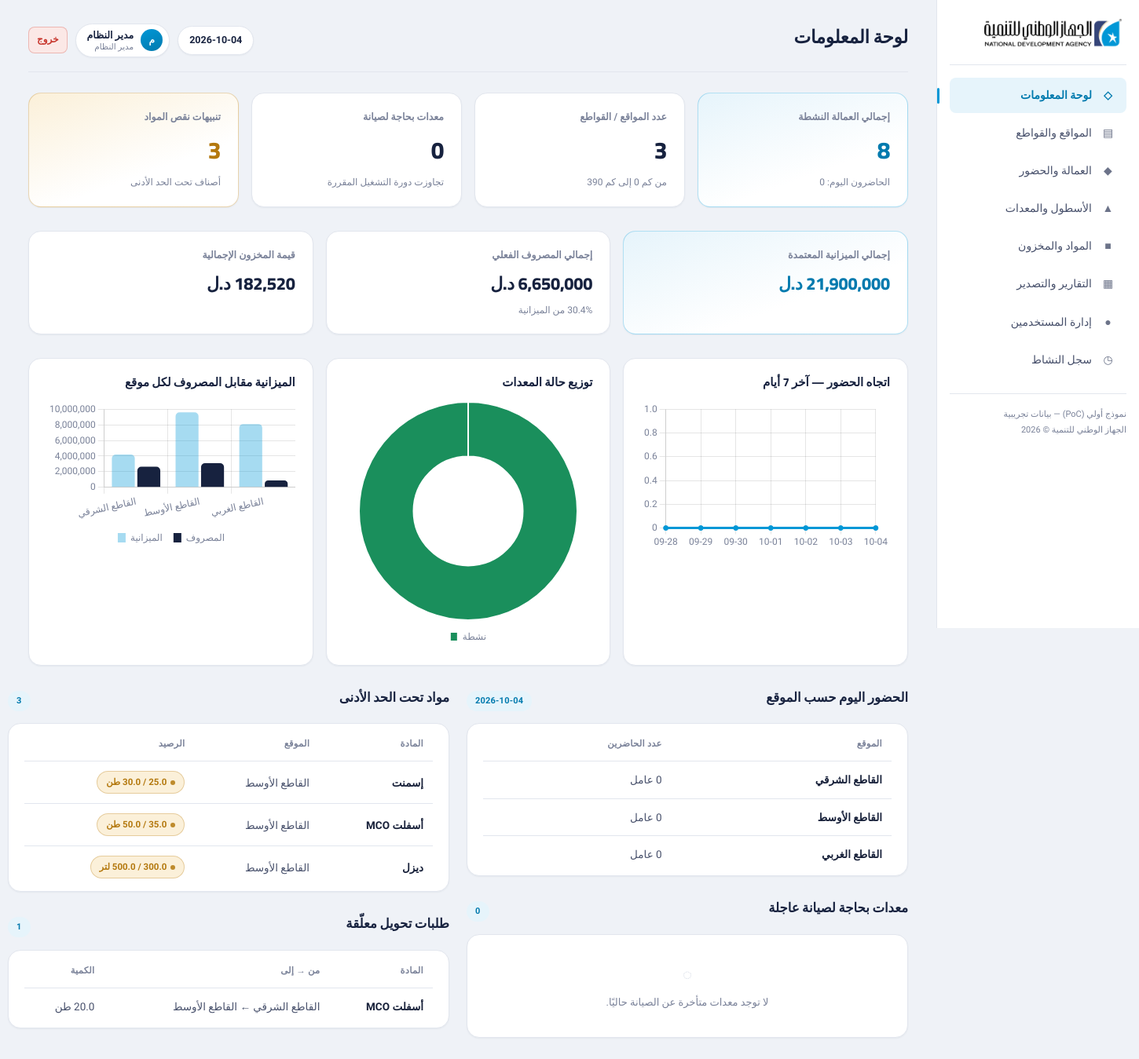
The page / (signed in) on the database its author committed.
### tables this page shows
CREATE TABLE sites (
    id              INTEGER PRIMARY KEY AUTOINCREMENT,
    name            TEXT NOT NULL,
    code            TEXT NOT NULL UNIQUE,
    km_from         REAL,
    km_to           REAL,
    progress_pct    REAL DEFAULT 0,      -- نسبة الإنجاز الفعلي
    budget          REAL DEFAULT 0,      -- الميزانية المعتمدة
    spent           REAL DEFAULT 0,      -- المصروف الفعلي
    manager_name    TEXT,                -- مدير الموقع المسؤول
    latitude        REAL,                -- إحداثيات الموقع (لخريطة الموقع)
    longitude       REAL,
    status          TEXT NOT NULL DEFAULT 'قيد التنفيذ',  -- قيد التنفيذ | متوقف | مكتمل
    created_at      TEXT DEFAULT (datetime('now'))
);

CREATE TABLE material_stock (
    id              INTEGER PRIMARY KEY AUTOINCREMENT,
    material_id     INTEGER NOT NULL,
    site_id         INTEGER NOT NULL,
    quantity        REAL DEFAULT 0,
    UNIQUE(material_id, site_id),
    FOREIGN KEY (material_id) REFERENCES materials(id),
    FOREIGN KEY (site_id) REFERENCES sites(id)
);

CREATE TABLE materials (
    id              INTEGER PRIMARY KEY AUTOINCREMENT,
    name            TEXT NOT NULL,
    unit            TEXT NOT NULL,
    min_threshold   REAL DEFAULT 0,
    cost_per_unit   REAL DEFAULT 0
);

CREATE TABLE material_transfers (
    id              INTEGER PRIMARY KEY AUTOINCREMENT,
    material_id     INTEGER NOT NULL,
    from_site_id    INTEGER,
    to_site_id      INTEGER NOT NULL,
    quantity        REAL NOT NULL,
    date            TEXT NOT NULL,
    status          TEXT NOT NULL DEFAULT 'قيد الانتظار',  -- قيد الانتظار | مكتمل | مرفوض
    note            TEXT,
    requested_by    TEXT,
    FOREIGN KEY (material_id) REFERENCES materials(id),
    FOREIGN KEY (from_site_id) REFERENCES sites(id),
    FOREIGN KEY (to_site_id) REFERENCES sites(id)
);

### app.py (the view)
@app.route("/")
@login_required
def dashboard():
    db = get_db()
    today = date.today().isoformat()
    sites = db.execute("SELECT * FROM sites ORDER BY km_from").fetchall()
    attendance_today = db.execute(
        """SELECT s.id as site_id, s.name as site_name,
                  COUNT(a.id) as present_count
           FROM sites s
           LEFT JOIN attendance a ON a.site_id = s.id
                AND a.date = ? AND a.status = 'حاضر'
           GROUP BY s.id ORDER BY s.km_from""",
        (today,),
    ).fetchall()
    total_workers = db.execute("SELECT COUNT(*) c FROM workers WHERE active=1").fetchone()["c"]
    present_today = db.execute(
        "SELECT COUNT(*) c FROM attendance WHERE date=? AND status='حاضر'", (today,)
    ).fetchone()["c"]
    maintenance_due = db.execute(
        """SELECT e.*, s.name as site_name FROM equipment e
           LEFT JOIN sites s ON s.id = e.site_id
           WHERE (e.operating_hours - e.hours_at_last_maint) >= e.maintenance_interval"""
    ).fetchall()
    low_stock = db.execute(
        """SELECT ms.*, m.name as material_name, m.unit, m.min_threshold, s.name as site_name
           FROM material_stock ms
           JOIN materials m ON m.id = ms.material_id
           JOIN sites s ON s.id = ms.site_id
           WHERE ms.quantity < m.min_threshold
           ORDER BY ms.quantity ASC"""
    ).fetchall()
    pending_transfers = db.execute(
        """SELECT t.*, m.name as material_name, m.unit,
                  sf.name as from_name, st.name as to_name
           FROM material_transfers t
           JOIN materials m ON m.id = t.material_id
           LEFT JOIN sites sf ON sf.id = t.from_site_id
           JOIN sites st ON st.id = t.to_site_id
           WHERE t.status = 'قيد الانتظار'
           ORDER BY t.date DESC"""
    ).fetchall()
    attendance_trend = []
    for i in range(6, -1, -1):
        d = (date.today() - timedelta(days=i)).isoformat()
        c = db.execute(
            "SELECT COUNT(*) c FROM attendance WHERE date=? AND status='حاضر'", (d,)
        ).fetchone()["c"]
        attendance_trend.append({"date": d[5:], "count": c})
    equipment_status = db.execute(
        "SELECT status, COUNT(*) c FROM equipment GROUP BY status"
    ).fetchall()
    stock_value = db.execute(
        """SELECT s.name as site_name, ROUND(SUM(ms.quantity * m.cost_per_unit), 0) as value
           FROM material_stock ms
           JOIN materials m ON m.id = ms.material_id
           JOIN sites s ON s.id = ms.site_id
           GROUP BY s.id ORDER BY s.km_from"""
    ).fetchall()
    budget_data = db.execute(
        "SELECT name, budget, spent, progress_pct FROM sites ORDER BY km_from"
    ).fetchall()
    total_budget = sum(s["budget"] or 0 for s in sites)
    total_spent = sum(s["spent"] or 0 for s in sites)
    db.close()
    return render_template(
        "dashboard.html",
        sites=sites,
        attendance_today=attendance_today,
        total_workers=total_workers,
        present_today=present_today,
        maintenance_due=maintenance_due,
        low_stock=low_stock,
        pending_transfers=pending_transfers,
        attendance_trend=attendance_trend,
        equipment_status=equipment_status,
        stock_value=stock_value,
        budget_data=budget_data,
        total_budget=total_budget,
        total_spent=total_spent,
        today=today,
    )

### templates/dashboard.html (shortened to what this page needs)
{% extends "base.html" %}
{% block page_title %}لوحة المعلومات{% endblock %}
{% block content %}
<div class="grid grid-4 section">
    <div class="card stat-card accent">
        <div class="stat-label">إجمالي العمالة النشطة</div>
        <div class="stat-value">{{ total_workers }}</div>
        <div class="stat-sub">الحاضرون اليوم: {{ present_today }}</div>
    </div>
    <div class="card stat-card">
        <div class="stat-label">عدد المواقع / القواطع</div>
        <div class="stat-value">{{ sites|length }}</div>
        <div class="stat-sub">من كم 0 إلى كم 390</div>
    </div>
    <div class="card stat-card {{ 'warn' if maintenance_due|length > 0 }}">
        <div class="stat-label">معدات بحاجة لصيانة</div>
        <div class="stat-value">{{ maintenance_due|length }}</div>
        <div class="stat-sub">تجاوزت دورة التشغيل المقررة</div>
    </div>
    <div class="card stat-card {{ 'warn' if low_stock|length > 0 }}">
        <div class="stat-label">تنبيهات نقص المواد</div>
        <div class="stat-value">{{ low_stock|length }}</div>
        <div class="stat-sub">أصناف تحت الحد الأدنى</div>
    </div>
</div>
<div class="grid grid-3 section">
    <div class="card stat-card accent">
        <div class="stat-label">إجمالي الميزانية المعتمدة</div>
        <div class="stat-value" style="font-size:22px;">{{ "{:,.0f}".format(total_budget) }} د.ل</div>
    </div>
    <div class="card stat-card {{ 'warn' if total_spent > total_budget else '' }}">
        <div class="stat-label">إجمالي المصروف الفعلي</div>
        <div class="stat-value" style="font-size:22px;">{{ "{:,.0f}".format(total_spent) }} د.ل</div>
        <div class="stat-sub">{{ ((total_spent/total_budget*100)|round(1)) if total_budget else 0 }}% من الميزانية</div>
    </div>
    <div class="card stat-card">
        <div class="stat-label">قيمة المخزون الإجمالية</div>
        <div class="stat-value" style="font-size:22px;">{{ "{:,.0f}".format(stock_value|sum(attribute='value') if stock_value else 0) }} د.ل</div>
    </div>
</div>
<div class="grid grid-3 section">
    <div class="chart-card">
        <h2>اتجاه الحضور — آخر 7 أيام</h2>
        <canvas id="attendanceChart" height="180"></canvas>
    </div>
    <div class="chart-card">
        <h2>توزيع حالة المعدات</h2>
        <canvas id="equipmentChart" height="180"></canvas>
    </div>
    <div class="chart-card">
        <h2>الميزانية مقابل المصروف لكل موقع</h2>
        <canvas id="budgetChart" height="180"></canvas>
    </div>
</div>
<div class="two-col">
    <div>
        <div class="section">
            <div class="section-head">
                <h2>الحضور اليوم حسب الموقع</h2>
                <span class="count-pill">{{ today }}</span>
            </div>
            <div class="table-wrap">
                <div class="card-pad">
                <table>
                    <thead><tr><th>الموقع</th><th>عدد الحاضرين</th></tr></thead>
                    <tbody>
                    {% for row in attendance_today %}
                        <tr>
                            <td data-label="الموقع">{{ row.site_name }}</td>
                            <td data-label="عدد الحاضرين">{{ row.present_count }} عامل</td>
                        </tr>
                    {% endfor %}
                    </tbody>
                </table>
                </div>
            </div>
        </div>
        <div class="section">
            <div class="section-head">
                <h2>معدات بحاجة لصيانة عاجلة</h2>
                <span class="count-pill">{{ maintenance_due|length }}</span>
            </div>
            <div class="table-wrap">
                <div class="card-pad">
                {% if maintenance_due %}
                <table>
                    <thead><tr><th>المعدة</th><th>الموقع</th><th>ساعات منذ آخر صيانة</th></tr></thead>
                    <tbody>
                    {% for e in maintenance_due %}
                        <tr>
                            <td data-label="المعدة">{{ e.name }} <span class="muted">({{ e.code }})</span></td>
                            <td data-label="الموقع">{{ e.site_name or '—' }}</td>
                            <td data-label="ساعات منذ آخر صيانة"><span class="badge badge-red">{{ (e.operating_hours - e.hours_at_last_maint)|round(0) }} ساعة</span></td>
                        </tr>
                    {% endfor %}
                    </tbody>
                </table>
                {% else %}
                    <div class="empty">لا توجد معدات متأخرة عن الصيانة حاليًا.</div>
                {% endif %}
                </div>
            </div>
        </div>
    </div>
    <div>
        <div class="section">
            <div class="section-head">
                <h2>مواد تحت الحد الأدنى</h2>
                <span class="count-pill">{{ low_stock|length }}</span>
            </div>
            <div class="table-wrap">
                <div class="card-pad">
                {% if low_stock %}
                <table>
                    <thead><tr><th>المادة</th><th>الموقع</th><th>الرصيد</th></tr></thead>
                    <tbody>
                    {% for s in low_stock %}
                        <tr>
                            <td data-label="المادة">{{ s.material_name }}</td>
                            <td data-label="الموقع">{{ s.site_name }}</td>
                            <td data-label="الرصيد"><span class="badge badge-amber">{{ s.quantity }} / {{ s.min_threshold }} {{ s.unit }}</span></td>
                        </tr>
                    {% endfor %}
                    </tbody>
                </table>
                {% else %}
                    <div class="empty">جميع الأرصدة ضمن الحدود الآمنة.</div>
                {% endif %}
                </div>
            </div>
        </div>
        <div class="section">
            <div class="section-head">
                <h2>طلبات تحويل معلّقة</h2>
                <span class="count-pill">{{ pending_transfers|length }}</span>
            </div>
            <div class="table-wrap">
                <div class="card-pad">
                {% if pending_transfers %}
                <table>
                    <thead><tr><th>المادة</th><th>من → إلى</th><th>الكمية</th></tr></thead>
                    <tbody>
                    {% for t in pending_transfers %}
                        <tr>
                            <td data-label="المادة">{{ t.material_name }}</td>
                            <td data-label="من → إلى">{{ t.from_name or 'مستودع مركزي' }} ← {{ t.to_name }}</td>
                            <td data-label="الكمية">{{ t.quantity }} {{ t.unit }}</td>
                        </tr>
                    {% endfor %}
                    </tbody>
                </table>
                {% else %}
                    <div class="empty">لا توجد طلبات تحويل معلّقة.</div>
                {% endif %}
                </div>
            </div>
        </div>
    </div>
</div>
{% endblock %}
{% block scripts %}
<script>
(function(){
    var navy = '#17223F', sky = '#0197D6', gold = '#B9911F', red = '#C7362D', green='#1A8F5C', muted='#7A8299';
    Chart.defaults.font.family = "'Tajawal','Cairo',sans-serif";
    Chart.defaults.color = muted;
    new Chart(document.getElementById('attendanceChart'), {
        type: 'line',
        data: {
            labels: {{ attendance_trend|map(attribute='date')|list|tojson }},
            datasets: [{
                label: 'عدد الحاضرين',
                data: {{ attendance_trend|map(attribute='count')|list|tojson }},
                borderColor: sky, backgroundColor: 'rgba(1,151,214,.12)',
                fill: true, tension: .35, pointRadius: 3, pointBackgroundColor: sky,
            }]
        },
        options: { plugins:{legend:{display:false}}, scales:{ y:{ beginAtZero:true } } }
    });
    new Chart(document.getElementById('equipmentChart'), {
        type: 'doughnut',
        data: {
            labels: {{ equipment_status|map(attribute='status')|list|tojson }},
            datasets: [{
                data: {{ equipment_status|map(attribute='c')|list|tojson }},
                backgroundColor: [green, gold, red, sky],
                borderWidth: 2, borderColor: '#fff',
            }]
        },
        options: { plugins:{ legend:{ position:'bottom', labels:{ boxWidth:10, padding:14 } } } }
    });
    new Chart(document.getElementById('budgetChart'), {
        type: 'bar',
        data: {
            labels: {{ budget_data|map(attribute='name')|list|tojson }},
            datasets: [
                { label: 'الميزانية', data: {{ budget_data|map(attribute='budget')|list|tojson }}, backgroundColor: 'rgba(1,151,214,.35)', borderRadius: 5 },
                { label: 'المصروف', data: {{ budget_data|map(attribute='spent')|list|tojson }}, backgroundColor: navy, borderRadius: 5 }
            ]
        },
        options: { plugins:{ legend:{ position:'bottom', labels:{ boxWidth:10, padding:14 } } }, scales:{ y:{ beginAtZero:true } } }
    });
})();
</script>
{% endblock %}

### rows shown on the page
sites: site_name "القاطع الشرقي", present_count "0"
sites: site_name "القاطع الأوسط", present_count "0"
sites: site_name "القاطع الغربي", present_count "0"
material_stock: material_name "إسمنت", site_name "القاطع الأوسط", quantity "25.0", min_threshold "30.0", unit "طن"
material_stock: material_name "أسفلت MCO", site_name "القاطع الأوسط", quantity "35.0", min_threshold "50.0", unit "طن"
material_stock: material_name "ديزل", site_name "القاطع الأوسط", quantity "300.0", min_threshold "500.0", unit "لتر"
material_transfers: material_name "أسفلت MCO", name "القاطع الشرقي", to_name "القاطع الأوسط", quantity "20.0", unit "طن"

### other values the page prints
{{ current_user.full_name[0] if current_user.full_name else '؟' }} "م"
{{ current_user.full_name }} "مدير النظام"
{{ current_user.role_label }} "مدير النظام"
{{ total_workers }} "8"
{{ present_today }} "0"
{{ sites|length }} "3"
{{ maintenance_due|length }} "0"
{{ low_stock|length }} "3"
{{ "{:,.0f}".format(total_budget) }} "21,900,000"
{{ "{:,.0f}".format(total_spent) }} "6,650,000"
{{ ((total_spent/total_budget*100)|round(1)) if total_budget else 0 }} "30.4"
{{ pending_transfers|length }} "1"
chart data {{ attendance_trend|map(attribute='date')|list|tojson }} ["09-28", "09-29", "09-30", "10-01", "10-02", "10-03", "10-04"]
chart data {{ attendance_trend|map(attribute='count')|list|tojson }} [0, 0, 0, 0, 0, 0, 0]
